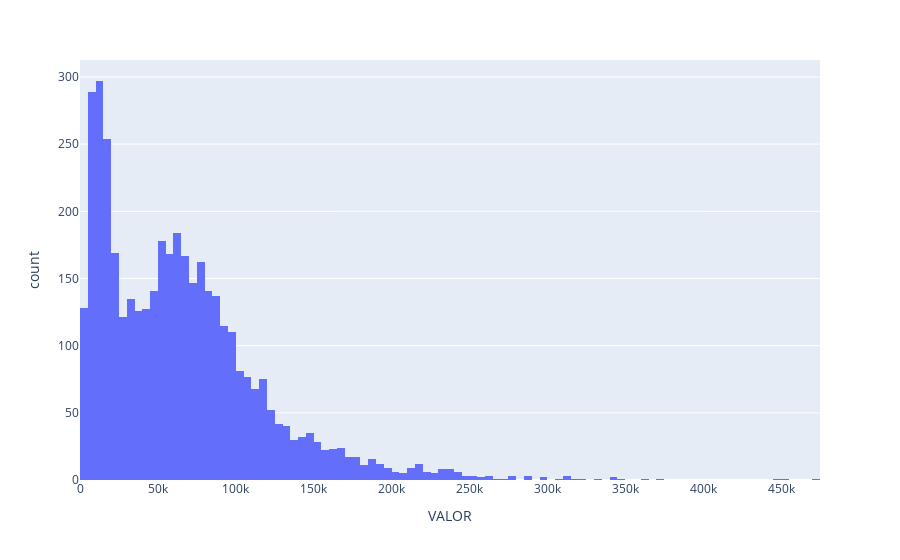

The notebook cell this image was saved under:
### Code cell
fig = px.histogram(df, x='VALOR', )
fig.show()

### Figure 1 — Plotly figure (JSON) as saved in the notebook; plotly's stock layout.template omitted (floating-point values rounded to 4 significant figures; data arrays with more than 128 entries replaced by an {"elided": "..."} marker saying what was removed)
{"data": [{"alignmentgroup": "True", "bingroup": "x", "hovertemplate": "VALOR=%{x}<br>count=%{y}<extra></extra>", "legendgroup": "", "marker": {"color": "#636efa", "pattern": {"shape": ""}}, "name": "", "offsetgroup": "", "orientation": "v", "showlegend": false, "type": "histogram", "x": {"elided": "4108 float values"}, "xaxis": "x", "yaxis": "y"}], "layout": {"barmode": "relative", "legend": {"tracegroupgap": 0}, "margin": {"t": 60}, "xaxis": {"anchor": "y", "domain": [0, 1], "title": {"text": "VALOR"}}, "yaxis": {"anchor": "x", "domain": [0, 1], "title": {"text": "count"}}}}
